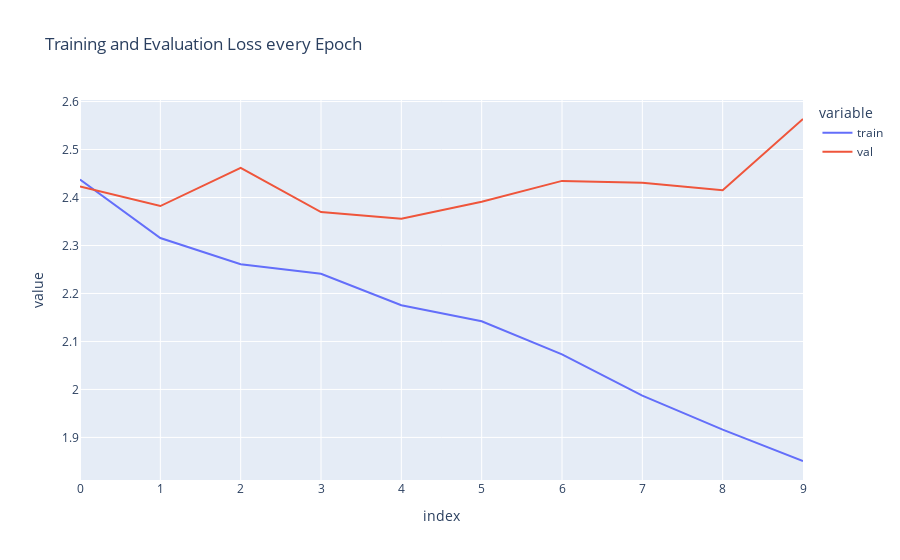

Notebook source saved alongside this figure:
### Code cell
import pandas as pd
import plotly.express as px

# Create DataFrame with training and validation loss
loss = pd.DataFrame({
    'train': history.history['loss'],
    'val': history.history['val_loss']
})

# Plot using plotly
fig = px.line(
    loss,
    x=loss.index,
    y=loss.columns[0::],
    title='Training and Evaluation Loss every Epoch'
)

# Show the plot
fig.show()

### Figure 1 — Plotly figure (JSON) as saved in the notebook; plotly's stock layout.template omitted (floating-point values rounded to 4 significant figures)
{"data": [{"hovertemplate": "variable=train<br>index=%{x}<br>value=%{y}<extra></extra>", "legendgroup": "train", "line": {"color": "#636efa", "dash": "solid"}, "marker": {"symbol": "circle"}, "mode": "lines", "name": "train", "orientation": "v", "showlegend": true, "type": "scatter", "x": [0, 1, 2, 3, 4, 5, 6, 7, 8, 9], "xaxis": "x", "y": [2.437, 2.316, 2.261, 2.241, 2.176, 2.142, 2.073, 1.987, 1.916, 1.851], "yaxis": "y"}, {"hovertemplate": "variable=val<br>index=%{x}<br>value=%{y}<extra></extra>", "legendgroup": "val", "line": {"color": "#EF553B", "dash": "solid"}, "marker": {"symbol": "circle"}, "mode": "lines", "name": "val", "orientation": "v", "showlegend": true, "type": "scatter", "x": [0, 1, 2, 3, 4, 5, 6, 7, 8, 9], "xaxis": "x", "y": [2.423, 2.382, 2.462, 2.37, 2.356, 2.391, 2.435, 2.431, 2.415, 2.564], "yaxis": "y"}], "layout": {"legend": {"title": {"text": "variable"}, "tracegroupgap": 0}, "title": {"text": "Training and Evaluation Loss every Epoch"}, "xaxis": {"anchor": "y", "domain": [0, 1], "title": {"text": "index"}}, "yaxis": {"anchor": "x", "domain": [0, 1], "title": {"text": "value"}}}}
